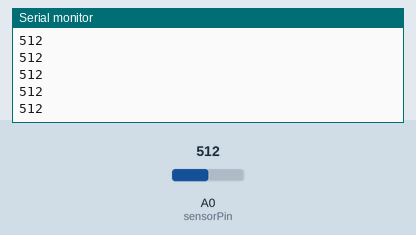
Recording of a sketch running on a simulated Arduino Uno, built with avr-gcc and run on an emulated ATmega328P. Shown: the last lines printed to the serial monitor. Inputs (shaded band) come from the test bench; at power-on: A0 (sensorPin) = 512.

Above: at 1.2 s.
1.3 s: A0 (sensorPin) set to 716
At 1.9 s:
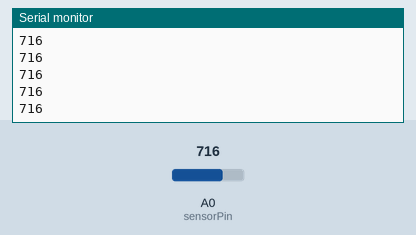
2.8 s: A0 (sensorPin) set to 900
At 3.5 s:
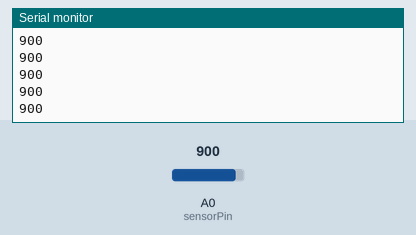
Timing chart, 0 to 5.8 s (numbered marks = the images above; inputs shaded):
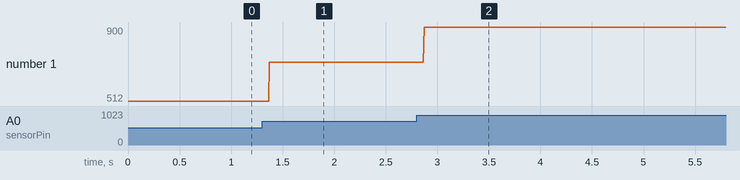

The sketch:

fotoresistencia.ino
```cpp
// (licence header left out)
const int sensorPin = 0;


void setup() {
  Serial.begin(9600);
}

void loop() {
  int valueAnalog = analogRead(sensorPin);
  Serial.println(valueAnalog);
}
```

Measured:
- after the input at 1.3 s, the serial monitor: prints a new line after 0.07 s (image 1)
- after the input at 2.8 s, the serial monitor: prints a new line after 0.07 s (image 2)
- plotted number 1: 512 → 716 after the input at 1.3 s, 716 → 900 after the input at 2.8 s
